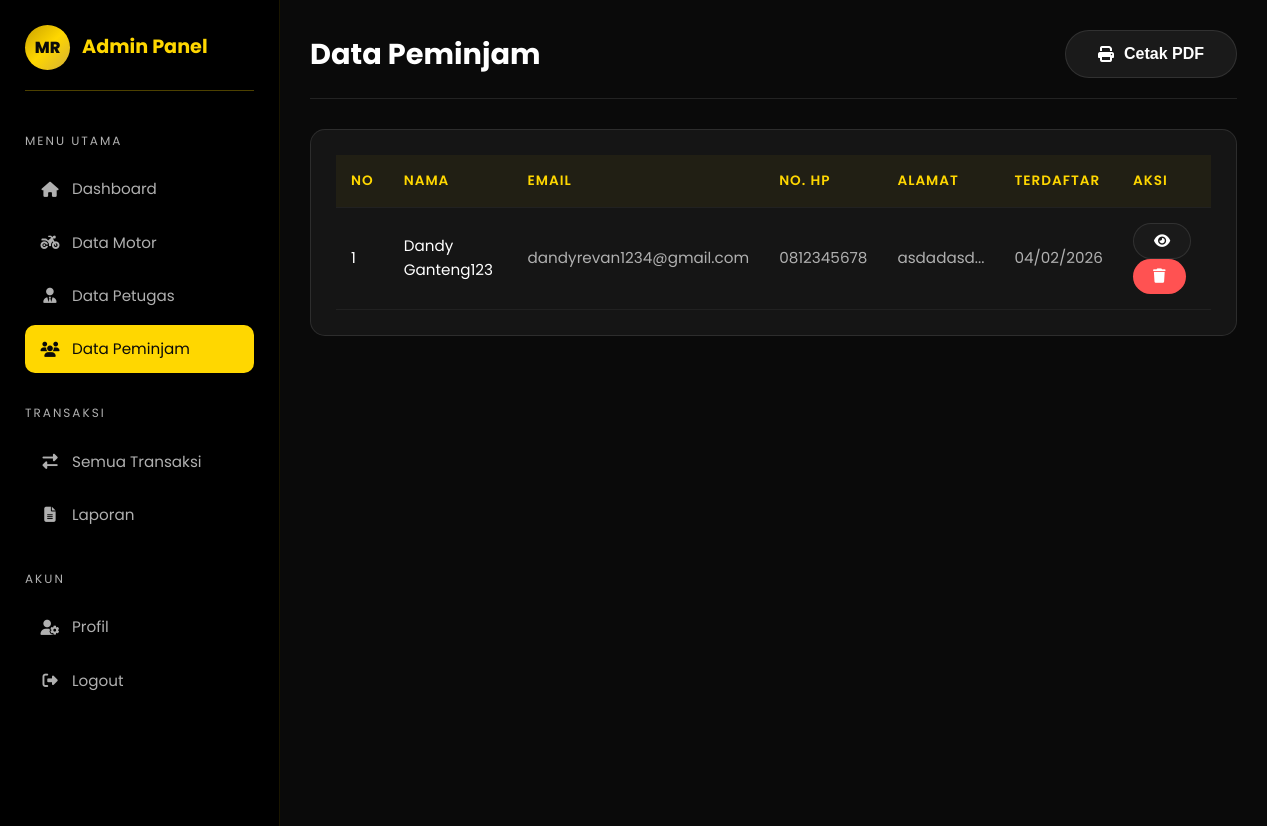
/admin/peminjam.php (signed in), run on the app's committed database.
### tables this page shows
CREATE TABLE `users` (
  `id` int(11) NOT NULL,
  `nama` varchar(100) NOT NULL,
  `email` varchar(100) NOT NULL,
  `password` varchar(255) NOT NULL,
  `no_hp` varchar(20) DEFAULT NULL,
  `alamat` text DEFAULT NULL,
  `foto` varchar(255) DEFAULT NULL,
  `email_verified` tinyint(1) DEFAULT 0,
  `role` enum('admin','petugas','peminjam') NOT NULL DEFAULT 'peminjam',
  `created_at` timestamp NOT NULL DEFAULT current_timestamp(),
  `updated_at` timestamp NOT NULL DEFAULT current_timestamp() ON UPDATE current_timestamp()
);

### admin/peminjam.php (the view, shortened to what this page needs)
<?php
require_once '../database/koneksi.php';
$peminjam = $pdo->query("SELECT * FROM users WHERE role = 'peminjam' ORDER BY id DESC")->fetchAll();
?>
<!DOCTYPE html>
<html lang="id">
<head>
    <link rel="stylesheet" href="https://cdnjs.cloudflare.com/ajax/libs/font-awesome/6.4.0/css/all.min.css">
    <link rel="stylesheet" href="../assets/css/style.css">
</head>
<body>
    <div class="dashboard">
        <aside class="sidebar">
            <div class="sidebar-brand">
                <div class="sidebar-logo">MR</div>
                <span class="sidebar-title">Admin Panel</span>
            </div>
            <div class="sidebar-menu">
                <p class="sidebar-menu-title">Menu Utama</p>
                <ul class="sidebar-nav">
                    <li><a href="index.php"><i class="fas fa-home"></i> Dashboard</a></li>
                    <li><a href="motor.php"><i class="fas fa-motorcycle"></i> Data Motor</a></li>
                    <li><a href="petugas.php"><i class="fas fa-user-tie"></i> Data Petugas</a></li>
                    <li><a href="peminjam.php" class="active"><i class="fas fa-users"></i> Data Peminjam</a></li>
                </ul>
            </div>
            <div class="sidebar-menu">
                <p class="sidebar-menu-title">Transaksi</p>
                <ul class="sidebar-nav">
                    <li><a href="transaksi.php"><i class="fas fa-exchange-alt"></i> Semua Transaksi</a></li>
                    <li><a href="laporan.php"><i class="fas fa-file-alt"></i> Laporan</a></li>
                </ul>
            </div>
            <div class="sidebar-menu">
                <p class="sidebar-menu-title">Akun</p>
                <ul class="sidebar-nav">
                    <li><a href="profil.php"><i class="fas fa-user-cog"></i> Profil</a></li>
                    <li><a href="../auth/logout.php"><i class="fas fa-sign-out-alt"></i> Logout</a></li>
                </ul>
            </div>
        </aside>
        <main class="main-content">
            <div class="dashboard-header">
                <h1 class="dashboard-title">Data Peminjam</h1>
                <button class="btn btn-secondary" onclick="window.print()" style="margin-left: auto;">
                    <i class="fas fa-print"></i> Cetak PDF
                </button>
            </div>
            <div class="table-container">
                <table class="table">
                    <thead>
                        <tr>
                            <th>No</th>
                            <th>Nama</th>
                            <th>Email</th>
                            <th>No. HP</th>
                            <th>Alamat</th>
                            <th>Terdaftar</th>
                            <th>Aksi</th>
                        </tr>
                    </thead>
                    <tbody>
                        <?php if (count($peminjam) > 0): ?>
                            <?php foreach ($peminjam as $i => $p): ?>
                                <tr>
                                    <td style="color: var(--text-primary);">
                                        <?= $i + 1 ?>
                                    </td>
                                    <td style="color: var(--text-primary);">
                                        <?= htmlspecialchars($p['nama']) ?>
                                    </td>
                                    <td>
                                        <?= htmlspecialchars($p['email']) ?>
                                    </td>
                                    <td>
                                        <?= htmlspecialchars($p['no_hp'] ?: '-') ?>
                                    </td>
                                    <td>
                                        <?= htmlspecialchars($p['alamat'] ? substr($p['alamat'], 0, 30) . '...' : '-') ?>
                                    </td>
                                    <td>
                                        <?= date('d/m/Y', strtotime($p['created_at'])) ?>
                                    </td>
                                    <td>
                                        <button class="btn btn-sm btn-secondary"
                                            onclick="viewPeminjam(<?= htmlspecialchars(json_encode($p)) ?>)">
                                            <i class="fas fa-eye"></i>
                                        </button>
                                        <form method="POST" style="display: inline;"
                                            onsubmit="return confirm('Yakin ingin menghapus peminjam ini?')">
                                            <button type="submit" class="btn btn-sm"
                                                style="background: var(--accent-red); color: #fff;">
                                                <i class="fas fa-trash"></i>
                                            </button>
                                        </form>
                                    </td>
                                </tr>
                            <?php endforeach; ?>
                        <?php else: ?>
                            <tr>
                                <td colspan="7" class="text-center">Belum ada data peminjam</td>
                            </tr>
                        <?php endif; ?>
                    </tbody>
                </table>
            </div>
        </main>
    </div>
    <button class="mobile-menu-btn"><i class="fas fa-bars"></i></button>
</body>
</html>

### assets/css/style.css (style rules this page uses)
:root { --primary: #FFD700; --primary-dark: #C9A100; --primary-light: #FFE44D; --secondary: #D4AF37; --secondary-dark: #996515; --bg-dark: #0a0a0a; --bg-darker: #000000; --bg-light: #1a1a1a; --bg-card: #151515; --bg-gold: linear-gradient(135deg, #C9A100 0%, #FFD700 50%, #D4AF37 100%); --bg-hero: linear-gradient(180deg, #1a1a0a 0%, #2a2510 50%, #1a1505 100%); --text-primary: #FFFFFF; --text-secondary: #B0B0B0; --text-dark: #0a0a0a; --text-gold: #FFD700; --accent-green: #00C853; --accent-red: #FF5252; --accent-orange: #FF9800; --shadow-gold: 0 4px 20px rgba(255, 215, 0, 0.3); --shadow-dark: 0 4px 20px rgba(0, 0, 0, 0.5); --shadow-card: 0 8px 32px rgba(0, 0, 0, 0.4); --border-gold: 1px solid rgba(255, 215, 0, 0.3); --border-light: 1px solid rgba(255, 255, 255, 0.1); --font-main: 'Poppins', 'Segoe UI', sans-serif; --transition: all 0.3s ease; --transition-slow: all 0.5s ease; }
* { margin: 0; padding: 0; box-sizing: border-box; }
html { scroll-behavior: smooth; }
body { font-family: var(--font-main); background: var(--bg-dark); color: var(--text-primary); line-height: 1.6; overflow-x: hidden; }
a { text-decoration: none; color: inherit; transition: var(--transition); }
ul { list-style: none; }
.btn { display: inline-flex; align-items: center; justify-content: center; gap: 10px; padding: 14px 32px; border-radius: 50px; font-size: 1rem; font-weight: 600; cursor: pointer; border: none; transition: var(--transition); }
.btn-secondary { background: var(--bg-light); color: var(--text-primary); border: var(--border-light); }
.btn-sm { padding: 10px 20px; font-size: 0.9rem; }
.dashboard { display: flex; min-height: 100vh; }
.sidebar { width: 280px; background: var(--bg-darker); padding: 25px; position: fixed; top: 0; left: 0; bottom: 0; overflow-y: auto; border-right: 1px solid rgba(255, 215, 0, 0.1); z-index: 100; }
.sidebar-brand { display: flex; align-items: center; gap: 12px; margin-bottom: 40px; padding-bottom: 20px; border-bottom: var(--border-gold); }
.sidebar-logo { width: 45px; height: 45px; background: var(--bg-gold); border-radius: 50%; display: flex; align-items: center; justify-content: center; font-weight: 800; font-size: 16px; color: var(--text-dark); }
.sidebar-title { font-size: 1.2rem; font-weight: 700; color: var(--primary); }
.sidebar-menu { margin-bottom: 30px; }
.sidebar-menu-title { font-size: 0.75rem; text-transform: uppercase; letter-spacing: 2px; color: var(--text-secondary); margin-bottom: 15px; }
.sidebar-nav li { margin-bottom: 5px; }
.sidebar-nav a { display: flex; align-items: center; gap: 12px; padding: 12px 15px; border-radius: 10px; color: var(--text-secondary); font-size: 0.95rem; transition: var(--transition); }
.sidebar-nav a:hover, .sidebar-nav a.active { background: rgba(255, 215, 0, 0.1); color: var(--primary); }
.sidebar-nav a.active { background: var(--primary); color: var(--text-dark); }
.sidebar-nav a i { width: 20px; text-align: center; }
.main-content { flex: 1; margin-left: 280px; padding: 30px; background: var(--bg-dark); min-height: 100vh; }
.dashboard-header { display: flex; align-items: center; justify-content: space-between; margin-bottom: 30px; padding-bottom: 20px; border-bottom: var(--border-light); }
.dashboard-title { font-size: 1.8rem; font-weight: 700; }
.table-container { background: var(--bg-card); border-radius: 15px; padding: 25px; border: var(--border-light); overflow-x: auto; }
.table { width: 100%; border-collapse: collapse; }
.table th, .table td { padding: 15px; text-align: left; border-bottom: 1px solid rgba(255, 255, 255, 0.05); }
.table th { background: rgba(255, 215, 0, 0.05); font-weight: 600; font-size: 0.85rem; text-transform: uppercase; letter-spacing: 1px; color: var(--primary); }
.table td { font-size: 0.95rem; color: var(--text-secondary); }

### data on the page
users: nama "Dandy Ganteng123", email "dandyrevan1234@gmail.com", no_hp "0812345678", alamat "asdadasd...", created_at "04/02/2026"
